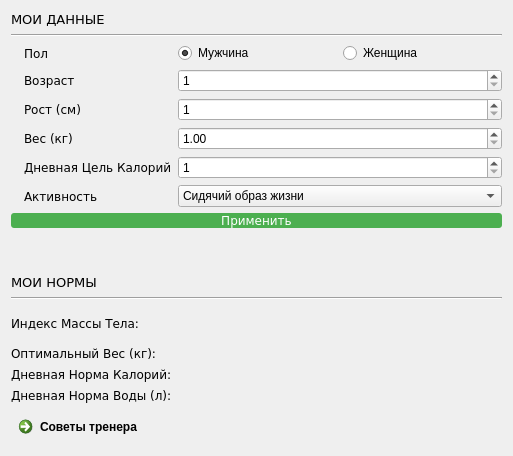
      <widget class="QWidget" name="pageNorms">
       <layout class="QGridLayout" name="gridLayout_2">
        <item row="1" column="0">
         <widget class="Line" name="line">
          <property name="orientation">
           <enum>Qt::Horizontal</enum>
          </property>
         </widget>
        </item>
        <item row="7" column="0">
         <layout class="QGridLayout" name="normsLayout">
          <item row="2" column="0">
           <widget class="QLabel" name="label_25">
            <property name="font">
             <font>
              <family>Verdana</family>
              <pointsize>9</pointsize>
             </font>
            </property>
            <property name="text">
             <string>Оптимальный Вес (кг):</string>
            </property>
           </widget>
          </item>
          <item row="0" column="1">
           <widget class="QLabel" name="labelBMI">
            <property name="font">
             <font>
              <family>Verdana</family>
              <pointsize>9</pointsize>
              <weight>75</weight>
              <bold>true</bold>
             </font>
            </property>
            <property name="text">
             <string/>
            </property>
           </widget>
          </item>
          <item row="3" column="0">
           <widget class="QLabel" name="label_26">
            <property name="font">
             <font>
              <family>Verdana</family>
              <pointsize>9</pointsize>
             </font>
            </property>
            <property name="text">
             <string>Дневная Норма Калорий:</string>
            </property>
           </widget>
          </item>
          <item row="4" column="0">
           <widget class="QLabel" name="label_27">
            <property name="font">
             <font>
              <family>Verdana</family>
              <pointsize>9</pointsize>
             </font>
            </property>
            <property name="text">
             <string>Дневная Норма Воды (л):</string>
            </property>
           </widget>
          </item>
          <item row="1" column="1">
           <widget class="QLabel" name="labelConformity">
            <property name="font">
             <font>
              <family>Verdana</family>
              <pointsize>9</pointsize>
              <weight>75</weight>
              <bold>true</bold>
             </font>
            </property>
            <property name="text">
             <string/>
            </property>
           </widget>
          </item>
          <item row="0" column="0" rowspan="2">
           <widget class="QLabel" name="label_24">
            <property name="font">
             <font>
              <family>Verdana</family>
              <pointsize>9</pointsize>
             </font>
            </property>
            <property name="text">
             <string>Индекс Массы Тела:</string>
            </property>
           </widget>
          </item>
          <item row="2" column="1">
           <widget class="QLabel" name="labelOptimalWeight">
            <property name="font">
             <font>
              <family>Verdana</family>
              <pointsize>9</pointsize>
              <weight>75</weight>
              <bold>true</bold>
             </font>
            </property>
            <property name="text">
             <string/>
            </property>
           </widget>
          </item>
          <item row="3" column="1">
           <widget class="QLabel" name="labelCalorieNorm">
            <property name="font">
             <font>
              <family>Verdana</family>
              <pointsize>9</pointsize>
              <weight>75</weight>
              <bold>true</bold>
             </font>
            </property>
            <property name="text">
             <string/>
            </property>
           </widget>
          </item>
          <item row="4" column="1">
           <widget class="QLabel" name="labelWaterNorm">
            <property name="font">
             <font>
              <family>Verdana</family>
              <pointsize>9</pointsize>
              <weight>75</weight>
              <bold>true</bold>
             </font>
            </property>
            <property name="text">
             <string/>
            </property>
           </widget>
          </item>
         </layout>
        </item>
        <item row="3" column="0">
         <spacer name="verticalSpacer">
          <property name="orientation">
           <enum>Qt::Vertical</enum>
          </property>
          <property name="sizeHint" stdset="0">
           <size>
            <width>20</width>
            <height>40</height>
           </size>
          </property>
         </spacer>
        </item>
        <item row="6" column="0">
         <widget class="Line" name="line_2">
          <property name="orientation">
           <enum>Qt::Horizontal</enum>
          </property>
         </widget>
        </item>
        <item row="0" column="0">
         <widget class="QLabel" name="label_22">
          <property name="font">
           <font>
            <family>Verdana</family>
            <pointsize>10</pointsize>
           </font>
          </property>
          <property name="text">
           <string>МОИ ДАННЫЕ</string>
          </property>
         </widget>
        </item>
        <item row="2" column="0">
         <layout class="QGridLayout" name="profileLayout">
          <item row="3" column="1">
           <widget class="QLabel" name="label_15">
            <property name="font">
             <font>
              <family>Verdana</family>
              <pointsize>9</pointsize>
             </font>
            </property>
            <property name="text">
             <string>Вес (кг)</string>
            </property>
           </widget>
          </item>
          <item row="5" column="1">
           <widget class="QLabel" name="label_16">
            <property name="font">
             <font>
              <family>Verdana</family>
              <pointsize>9</pointsize>
             </font>
            </property>
            <property name="text">
             <string>Активность</string>
            </property>
           </widget>
          </item>
          <item row="4" column="1">
           <widget class="QLabel" name="label_17">
            <property name="font">
             <font>
              <family>Verdana</family>
              <pointsize>9</pointsize>
              <stylestrategy>PreferAntialias</stylestrategy>
             </font>
            </property>
            <property name="text">
             <string>Дневная Цель Калорий</string>
            </property>
           </widget>
          </item>
          <item row="2" column="1">
           <widget class="QLabel" name="label_19">
            <property name="font">
             <font>
              <family>Verdana</family>
              <pointsize>9</pointsize>
             </font>
            </property>
            <property name="text">
             <string>Рост (см)</string>
            </property>
           </widget>
          </item>
          <item row="0" column="1">
           <widget class="QLabel" name="label_18">
            <property name="font">
             <font>
              <family>Verdana</family>
              <pointsize>9</pointsize>
             </font>
            </property>
            <property name="text">
             <string>Пол</string>
            </property>
           </widget>
          </item>
          <item row="0" column="0" rowspan="6">
           <widget class="QLabel" name="labelImage">
            <property name="text">
             <string notr="true"/>
            </property>
            <property name="alignment">
             <set>Qt::AlignRight|Qt::AlignTrailing|Qt::AlignVCenter</set>
            </property>
           </widget>
          </item>
          <item row="1" column="1">
           <widget class="QLabel" name="label_20">
            <property name="font">
             <font>
              <family>Verdana</family>
              <pointsize>9</pointsize>
             </font>
            </property>
            <property name="text">
             <string>Возраст</string>
            </property>
           </widget>
          </item>
          <item row="0" column="2">
           <widget class="QRadioButton" name="radioButtonMale">
            <property name="text">
             <string>Мужчина</string>
            </property>
            <property name="checked">
             <bool>true</bool>
            </property>
           </widget>
          </item>
          <item row="0" column="3">
           <widget class="QRadioButton" name="radioButtonFemale">
            <property name="text">
             <string>Женщина</string>
            </property>
           </widget>
          </item>
          <item row="6" column="0" colspan="4">
           <widget class="QPushButton" name="pushButtonApply">
            <property name="font">
             <font>
              <family>Verdana</family>
              <pointsize>9</pointsize>
              <stylestrategy>PreferDefault</stylestrategy>
             </font>
            </property>
            <property name="styleSheet">
             <string notr="true">QPushButton {
	color: rgb(255, 255, 255);
	background-color: rgb(76, 175, 80);
	border-radius: 3px;
	padding: .5em 2em;
}

QPushButton::pressed {
	background-color: rgb(89, 204, 93);
}

QPushButton::hover {
	background-color: rgb(89, 204, 93);
}</string>
            </property>
            <property name="text">
             <string>Применить</string>
            </property>
           </widget>
          </item>
          <item row="5" column="2" colspan="2">
           <widget class="QComboBox" name="comboBoxActivity">
            <item>
             <property name="text">
              <string>Сидячий образ жизни</string>
             </property>
            </item>
            <item>
             <property name="text">
              <string>Легкая активность</string>
             </property>
            </item>
            <item>
             <property name="text">
              <string>Средняя активность (тренировки 3-5 раз в неделю)</string>
             </property>
            </item>
            <item>
             <property name="text">
              <string>Высокая активность</string>
             </property>
            </item>
            <item>
             <property name="text">
              <string>Экстремально-высокая активность</string>
             </property>
            </item>
           </widget>
          </item>
          <item row="4" column="2" colspan="2">
           <widget class="QSpinBox" name="spinBoxTarget">
            <property name="minimum">
             <number>1</number>
            </property>
            <property name="maximum">
             <number>50000</number>
            </property>
           </widget>
          </item>
          <item row="3" column="2" colspan="2">
           <widget class="QDoubleSpinBox" name="doubleSpinBoxWeight">
            <property name="minimum">
             <double>1.000000000000000</double>
            </property>
            <property name="maximum">
             <double>400.000000000000000</double>
            </property>
           </widget>
          </item>
          <item row="2" column="2" colspan="2">
           <widget class="QSpinBox" name="spinBoxHeight">
            <property name="minimum">
             <number>1</number>
            </property>
            <property name="maximum">
             <number>300</number>
            </property>
           </widget>
          </item>
          <item row="1" column="2" colspan="2">
           <widget class="QSpinBox" name="spinBoxAge">
            <property name="minimum">
             <number>1</number>
            </property>
            <property name="maximum">
             <number>150</number>
            </property>
           </widget>
          </item>
         </layout>
        </item>
        <item row="4" column="0">
         <widget class="QLabel" name="label_23">
          <property name="font">
           <font>
            <family>Verdana</family>
            <pointsize>10</pointsize>
           </font>
          </property>
          <property name="text">
           <string>МОИ НОРМЫ</string>
          </property>
         </widget>
        </item>
        <item row="8" column="0">
         <layout class="QHBoxLayout" name="buttonLayout_2">
          <item>
           <widget class="QCommandLinkButton" name="commandLinkButtonAdvices">
            <property name="text">
             <string>Советы тренера</string>
            </property>
           </widget>
          </item>
          <item>
           <spacer name="horizontalSpacerAdvices">
            <property name="orientation">
             <enum>Qt::Horizontal</enum>
            </property>
            <property name="sizeHint" stdset="0">
             <size>
              <width>40</width>
              <height>20</height>
             </size>
            </property>
           </spacer>
          </item>
         </layout>
        </item>
       </layout>
      </widget>
